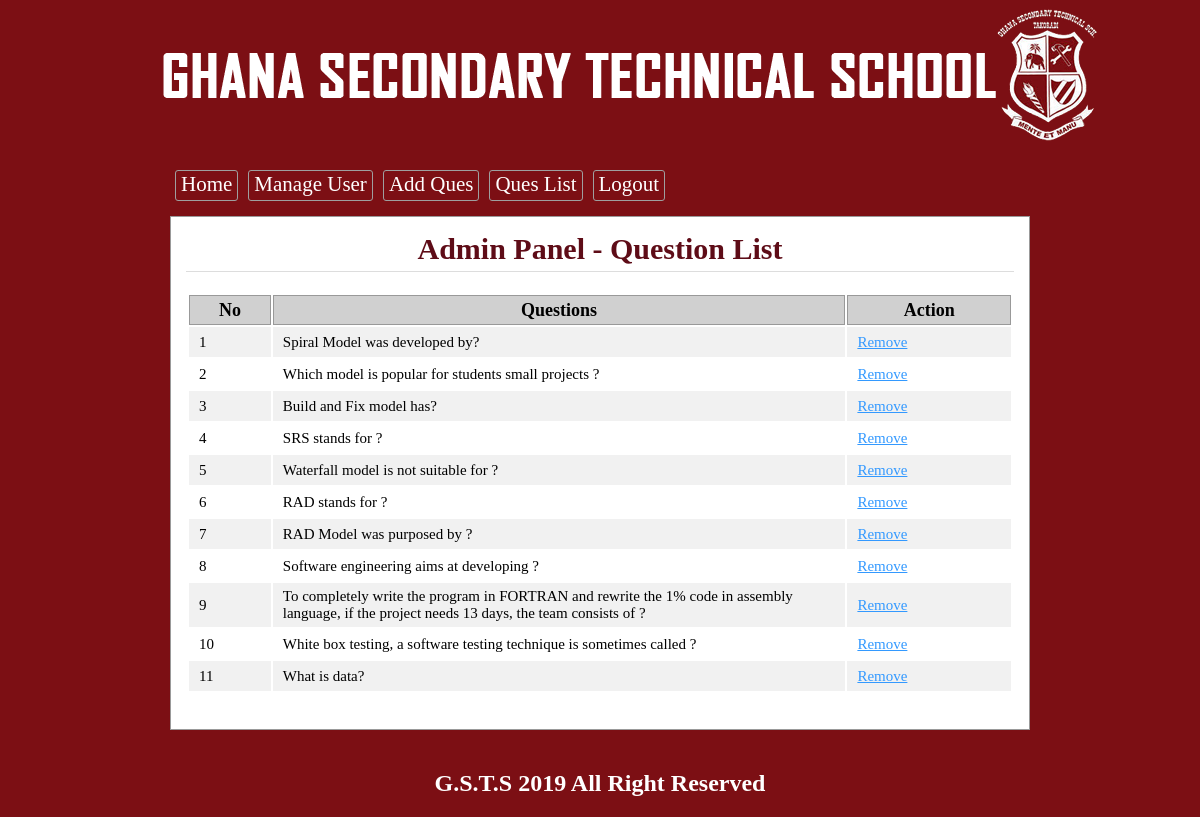
/admin/queslist.php (signed in), run on the app's committed database.
### tables this page shows
CREATE TABLE `tbl_ques` (
  `id` int(11) NOT NULL,
  `quesNo` int(11) NOT NULL,
  `ques` text NOT NULL
);

### lib/Database.php (called while the page is built, shortened)
<?php
Class Database{
	public $host   = DB_HOST;
	public $user   = DB_USER;
	public $pass   = DB_PASS;
	public $dbname = DB_NAME;
	public $link;
	private function connectDB(){
	$this->link = new mysqli($this->host, $this->user, $this->pass, $this->dbname);
 }
	public function select($query){
		$result = $this->link->query($query) or die($this->link->error.__LINE__);
		if($result->num_rows > 0){
			return $result;
		} else {
			return false;
		}
	}
}

### classes/Exam.php (called while the page is built, shortened)
<?php
    $filepath = realpath(dirname(__FILE__));
	include_once ($filepath.'/../lib/Database.php');
class Exam{
	private $db;
	public function __construct(){
		$this->db = new Database();
	}
	public function getQueByOrder(){
		$query = "select * from tbl_ques order by quesNo ASC";
		$result = $this->db->select($query);
		return $result;
	}
}
?>

### admin/queslist.php (the view, shortened to what this page needs)
<?php
    $filepath = realpath(dirname(__FILE__));
	include_once ($filepath.'/inc/header.php');
	include_once ($filepath.'/../classes/Exam.php');
	$exm = new Exam();
?>
<div class="main">
	<h1>Admin Panel - Question List</h1>
		<div class = "quelist">
			<table class = "tblone">
			<tr>
				<th width = "10%">No</th>
				<th width = " 70%">Questions</th>
				<th width = "20%">Action</th>
			</tr>
	<?php
	$getData = $exm->getQueByOrder();
	if($getData){
		$i = 0;
		while($result = $getData->fetch_assoc()){
			$i++;
	?>
			<tr>
				<td><?php echo $i; ?></td>
				<td><?php echo $result['ques']; ?></td>
				<td>
					<a onclick = "return confirm('Are you sure to Remove')" href = "?delque=<?php echo $result['quesNo']; ?>">Remove</a>
				</td>
			</tr>
	<?php } } ?>
			</table>
</div>
<?php include 'inc/footer.php'; ?>

### admin/css/admin.css (style rules this page uses)
* { margin:0;padding:0;outline:none }
body { font-family:verdana }
.tblone { width:100%;border:1px solid #fff;margin:20px 0 }
.tblone td { font-size: 15px; padding: 5px 10px; }
table.tblone th { background-color: #d0d0d0; border: 1px solid #999; }
table.tblone tr:nth-child(2n+1) { background:#fff;height:30px; }
table.tblone tr:nth-child(2n) { background:#f1f1f1;height:30px; }
.tblone td a { color:#3399FF; }
.main { background: #fff none repeat scroll 0 0; border: 1px solid #999; margin-top: 10px; min-height: 368px; padding: 15px; width: 828px; }
.main h1 { border-bottom: 1px solid #ddd; text-align: center; color: #766063; margin: 0 0 5px; padding-bottom: 5px; }

### admin/queslist.php (style rules this page uses)
.main h1 { font-family: "Times New Roman", Georgia, Serif; font-size: 30px; color:#5e0c17; }
body { background-color: #7c0f14; }

### data on the page
tbl_ques: ques "Spiral Model was developed by?"
tbl_ques: ques "Which model is popular for students small projects ?"
tbl_ques: ques "Build and Fix model has?"
tbl_ques: ques "SRS stands for ?"
tbl_ques: ques "Waterfall model is not suitable for ?"
tbl_ques: ques "RAD stands for ?"
tbl_ques: ques "RAD Model was purposed by ?"
tbl_ques: ques "Software engineering aims at developing ?"
tbl_ques: ques "To completely write the program in FORTRAN and rewrite the 1% code in assembly language, if the project needs 13 days, the team consists of ?"
tbl_ques: ques "White box testing, a software testing technique is sometimes called ?"
tbl_ques: ques "What is data?"
